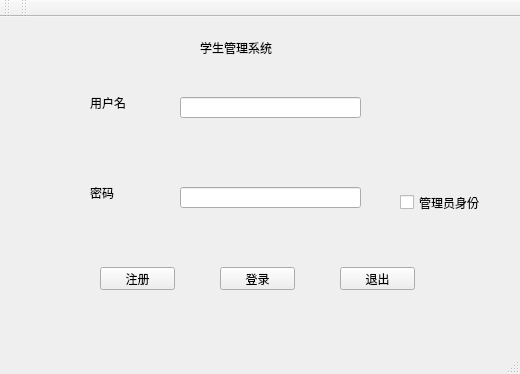
<?xml version="1.0" encoding="UTF-8"?>
<ui version="4.0">
 <class>MainWindow</class>
 <widget class="QMainWindow" name="MainWindow">
  <property name="geometry">
   <rect>
    <x>0</x>
    <y>0</y>
    <width>520</width>
    <height>374</height>
   </rect>
  </property>
  <property name="windowTitle">
   <string>MainWindow</string>
  </property>
  <widget class="QWidget" name="centralWidget">
   <widget class="QLabel" name="label">
    <property name="geometry">
     <rect>
      <x>90</x>
      <y>170</y>
      <width>54</width>
      <height>12</height>
     </rect>
    </property>
    <property name="text">
     <string>密码</string>
    </property>
   </widget>
   <widget class="QLabel" name="label_2">
    <property name="geometry">
     <rect>
      <x>90</x>
      <y>80</y>
      <width>54</width>
      <height>12</height>
     </rect>
    </property>
    <property name="text">
     <string>用户名</string>
    </property>
   </widget>
   <widget class="QLabel" name="label_3">
    <property name="geometry">
     <rect>
      <x>200</x>
      <y>10</y>
      <width>151</width>
      <height>41</height>
     </rect>
    </property>
    <property name="text">
     <string>学生管理系统</string>
    </property>
   </widget>
   <widget class="QPushButton" name="pushButton_regist">
    <property name="geometry">
     <rect>
      <x>100</x>
      <y>250</y>
      <width>75</width>
      <height>23</height>
     </rect>
    </property>
    <property name="text">
     <string>注册</string>
    </property>
   </widget>
   <widget class="QPushButton" name="pushButton_login">
    <property name="geometry">
     <rect>
      <x>220</x>
      <y>250</y>
      <width>75</width>
      <height>23</height>
     </rect>
    </property>
    <property name="text">
     <string>登录</string>
    </property>
   </widget>
   <widget class="QPushButton" name="pushButton_exit">
    <property name="geometry">
     <rect>
      <x>340</x>
      <y>250</y>
      <width>75</width>
      <height>23</height>
     </rect>
    </property>
    <property name="text">
     <string>退出</string>
    </property>
   </widget>
   <widget class="QLineEdit" name="lineEdit_name">
    <property name="geometry">
     <rect>
      <x>180</x>
      <y>80</y>
      <width>181</width>
      <height>21</height>
     </rect>
    </property>
   </widget>
   <widget class="QLineEdit" name="lineEdit_password">
    <property name="geometry">
     <rect>
      <x>180</x>
      <y>170</y>
      <width>181</width>
      <height>21</height>
     </rect>
    </property>
   </widget>
   <widget class="QCheckBox" name="checkBox_admin">
    <property name="geometry">
     <rect>
      <x>400</x>
      <y>170</y>
      <width>101</width>
      <height>31</height>
     </rect>
    </property>
    <property name="text">
     <string>管理员身份</string>
    </property>
   </widget>
  </widget>
  <widget class="QMenuBar" name="menuBar">
   <property name="geometry">
    <rect>
     <x>0</x>
     <y>0</y>
     <width>520</width>
     <height>23</height>
    </rect>
   </property>
  </widget>
  <widget class="QToolBar" name="mainToolBar">
   <attribute name="toolBarArea">
    <enum>TopToolBarArea</enum>
   </attribute>
   <attribute name="toolBarBreak">
    <bool>false</bool>
   </attribute>
  </widget>
  <widget class="QStatusBar" name="statusBar"/>
  <widget class="QToolBar" name="toolBar">
   <property name="windowTitle">
    <string>toolBar</string>
   </property>
   <attribute name="toolBarArea">
    <enum>TopToolBarArea</enum>
   </attribute>
   <attribute name="toolBarBreak">
    <bool>false</bool>
   </attribute>
  </widget>
 </widget>
 <layoutdefault spacing="6" margin="11"/>
 <resources/>
 <connections/>
</ui>
